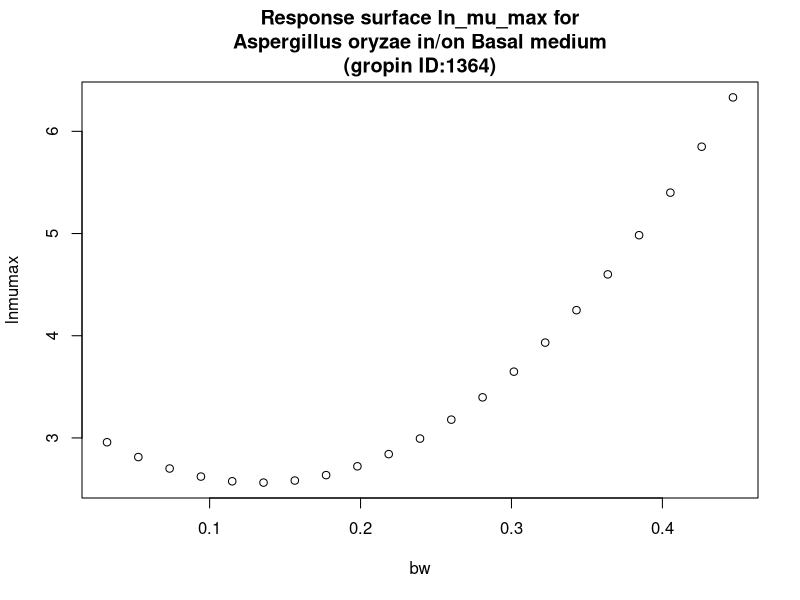

Write the R code that produced this figure.
#############################
# start of Parameter script
#############################
bw <- seq(0.032032,0.446753246753247,length.out=21)
#############################
# end of Parameter script
#############################
############################# 
# start of Model script Gropin ID 1364 
#############################
 
# constant coefficients for this model
 
variables <- data.frame(bw)
argumentsPar <- unique.data.frame(expand.grid(variables))
 
# heart of the model
response_surface <- function(bw) {
   mumax <-(3.247-10.25*bw+38.40*bw^2)

	return(mumax=mumax)
} 

# output parameters
responseSurface <- cbind(argumentsPar,response_surface(argumentsPar['bw']))
colnames(responseSurface) <- c(colnames(argumentsPar),'lnmumax')
#############################
# End of Model script
#############################
############################# 
# start of Visualisation script Gropin ID 1364 
#############################
titleText <-'Response surface ln_mu_max for
Aspergillus oryzae in/on Basal medium
(gropin ID:1364)'
plot(bw,responseSurface$'lnmumax',xlab='bw',
                          ylab='lnmumax',main=titleText)
#############################
# End of Visualisation script
#############################
